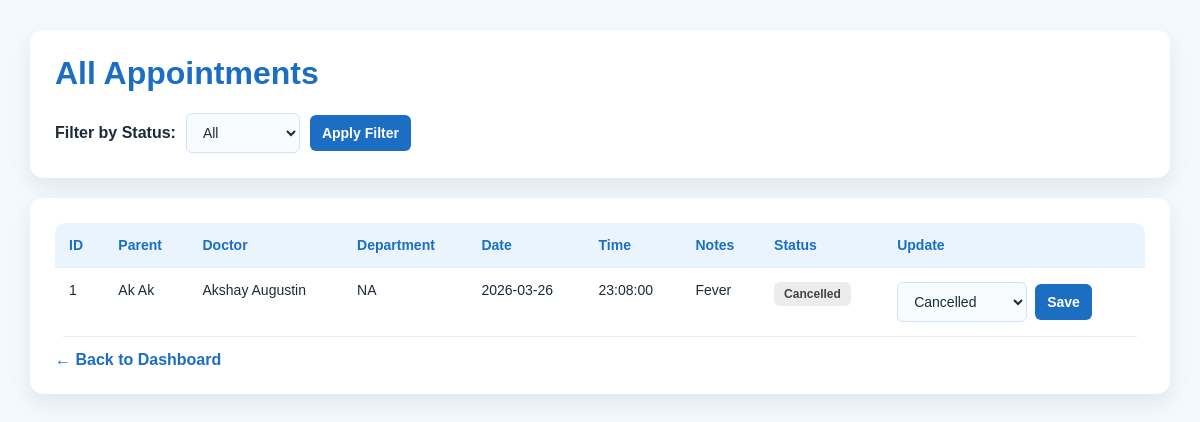
Screenshot of /admin_appointments.php (signed in) with the database file from the repository.
### tables this page shows
CREATE TABLE `appointments` (
  `id` int(10) UNSIGNED NOT NULL,
  `parent_user_id` int(10) UNSIGNED NOT NULL,
  `doctor_id` int(10) UNSIGNED DEFAULT NULL,
  `appointment_date` date NOT NULL,
  `appointment_time` time NOT NULL,
  `notes` text DEFAULT NULL,
  `status` varchar(50) NOT NULL DEFAULT 'pending',
  `created_at` timestamp NOT NULL DEFAULT current_timestamp()
);

CREATE TABLE `users` (
  `id` int(10) UNSIGNED NOT NULL,
  `role` varchar(50) NOT NULL DEFAULT 'parent',
  `first_name` varchar(100) NOT NULL,
  `last_name` varchar(100) NOT NULL,
  `gender` varchar(20) NOT NULL,
  `dob` date NOT NULL,
  `certificate_path` varchar(255) DEFAULT NULL,
  `blood_group` varchar(20) DEFAULT NULL,
  `height` varchar(20) DEFAULT NULL,
  `weight` varchar(20) DEFAULT NULL,
  `mother_name` varchar(100) DEFAULT NULL,
  `father_name` varchar(100) DEFAULT NULL,
  `address` text DEFAULT NULL,
  `email` varchar(150) NOT NULL,
  `phone` varchar(30) NOT NULL,
  `username` varchar(100) NOT NULL,
  `password_hash` varchar(255) NOT NULL,
  `created_at` timestamp NOT NULL DEFAULT current_timestamp(),
  `qualification_certificate` varchar(255) DEFAULT NULL
);

CREATE TABLE `doctors` (
  `id` int(10) UNSIGNED NOT NULL,
  `user_id` int(10) UNSIGNED DEFAULT NULL,
  `doctor_name` varchar(150) NOT NULL,
  `department` varchar(150) NOT NULL,
  `hospital_id` int(11) DEFAULT NULL,
  `email` varchar(150) DEFAULT NULL,
  `phone` varchar(30) DEFAULT NULL,
  `created_at` timestamp NOT NULL DEFAULT current_timestamp(),
  `qualification` varchar(150) DEFAULT NULL,
  `clinic_name` varchar(150) DEFAULT NULL
);

### app/Helpers/helpers.php (called while the page is built, shortened)
<?php
function e(?string $value): string
{
    return htmlspecialchars((string)$value, ENT_QUOTES, 'UTF-8');
}

### admin_appointments.php (the view, shortened to what this page needs)
<?php
include("connect.php");
require_once "app/Helpers/helpers.php";
$statusFilter = trim($_GET['status'] ?? '');
$allowedStatuses = ['pending', 'approved', 'rejected', 'completed', 'cancelled'];
if ($statusFilter !== '' && in_array($statusFilter, $allowedStatuses, true)) {
    $stmt = $conn->prepare("
        SELECT
            a.id,
            a.appointment_date,
            a.appointment_time,
            a.status,
            a.notes,
            u.first_name,
            u.last_name,
            d.doctor_name,
            d.department
        FROM appointments a
        INNER JOIN users u ON a.parent_user_id = u.id
        INNER JOIN doctors d ON a.doctor_id = d.id
        WHERE a.status = ?
        ORDER BY a.appointment_date DESC, a.appointment_time DESC
    ");
    $stmt->bind_param("s", $statusFilter);
    $stmt->execute();
    $result = $stmt->get_result();
} else {
    $result = $conn->query("
        SELECT
            a.id,
            a.appointment_date,
            a.appointment_time,
            a.status,
            a.notes,
            u.first_name,
            u.last_name,
            d.doctor_name,
            d.department
        FROM appointments a
        INNER JOIN users u ON a.parent_user_id = u.id
        INNER JOIN doctors d ON a.doctor_id = d.id
        ORDER BY a.appointment_date DESC, a.appointment_time DESC
    ");
}
?>
<!DOCTYPE html>
<html lang="en">
<head>
</head>
<body>
<div class="wrap">
    <div class="card">
        <h1>All Appointments</h1>
        <form method="GET" class="filter-bar">
            <label for="status"><strong>Filter by Status:</strong></label>
            <select name="status" id="status">
                <option value="">All</option>
            </select>
            <button type="submit">Apply Filter</button>
        </form>
    </div>
    <div class="card">
        <div class="table-wrap">
            <table>
                <tr>
                    <th>ID</th>
                    <th>Parent</th>
                    <th>Doctor</th>
                    <th>Department</th>
                    <th>Date</th>
                    <th>Time</th>
                    <th>Notes</th>
                    <th>Status</th>
                    <th>Update</th>
                </tr>
                <?php if ($result && $result->num_rows > 0): ?>
                    <?php while($row = $result->fetch_assoc()): ?>
                    <tr>
                        <td><?php echo (int)$row['id']; ?></td>
                        <td><?php echo e($row['first_name'] . ' ' . $row['last_name']); ?></td>
                        <td><?php echo e($row['doctor_name']); ?></td>
                        <td><?php echo e($row['department']); ?></td>
                        <td><?php echo e($row['appointment_date']); ?></td>
                        <td><?php echo e($row['appointment_time']); ?></td>
                        <td><?php echo e($row['notes']); ?></td>
                        <td>
                            <span class="status <?php echo e($row['status']); ?>">
                                <?php echo e($row['status']); ?>
                            </span>
                        </td>
                        <td>
                            <form method="POST" class="inline-form">
                                <select name="status">
                                    <option value="cancelled" <?php echo $row['status'] === 'cancelled' ? 'selected' : ''; ?>>Cancelled</option>
                                </select>
                                <button type="submit">Save</button>
                            </form>
                        </td>
                    </tr>
                    <?php endwhile; ?>
                <?php else: ?>
                    <tr>
                        <td colspan="9">No appointments found.</td>
                    </tr>
                <?php endif; ?>
            </table>
        </div>
        <a class="back" href="admin_dashboard.php">← Back to Dashboard</a>
    </div>
</div>
</body>
</html>

### admin_appointments.php (style rules this page uses)
body { margin: 0; font-family: Arial, sans-serif; background: #f4f9ff; color: #1b2b3a; padding: 30px; }
.wrap { max-width: 1200px; margin: auto; }
.card { background: #ffffff; padding: 25px; border-radius: 14px; box-shadow: 0 10px 25px rgba(0,0,0,0.08); margin-bottom: 20px; }
h1 { margin-top: 0; color: #1b6ec2; }
.filter-bar { display: flex; gap: 10px; align-items: center; flex-wrap: wrap; }
select, button { padding: 10px 12px; border-radius: 6px; border: 1px solid #cfe3f7; font-size: 14px; box-sizing: border-box; }
select { background: #f9fcff; color: #1b2b3a; }
button { background: #1b6ec2; color: white; border: none; font-weight: bold; cursor: pointer; }
.table-wrap { overflow-x: auto; }
table { width: 100%; border-collapse: collapse; background: #ffffff; border-radius: 10px; overflow: hidden; }
th, td { padding: 14px; border-bottom: 1px solid #e6eef7; text-align: left; vertical-align: top; font-size: 14px; }
th { background: #eaf4ff; color: #1b6ec2; font-weight: bold; }
.status { display: inline-block; padding: 5px 10px; border-radius: 6px; font-size: 12px; font-weight: bold; text-transform: capitalize; }
.status.cancelled { background: #ececec; color: #444; }
.inline-form { display: flex; gap: 8px; align-items: center; flex-wrap: wrap; }
.inline-form select { min-width: 130px; margin: 0; }
.inline-form button { margin: 0; }
a { color: #1b6ec2; text-decoration: none; font-weight: bold; }
.back { display: inline-block; margin-top: 14px; }

### rows the page displays
appointments: id "1", users.first_name+last_name "Ak Ak", doctor.doctor_name "Akshay Augustin", doctor.department "NA", appointment_date "2026-03-26", appointment_time "23:08:00", notes "Fever", status "Cancelled"
